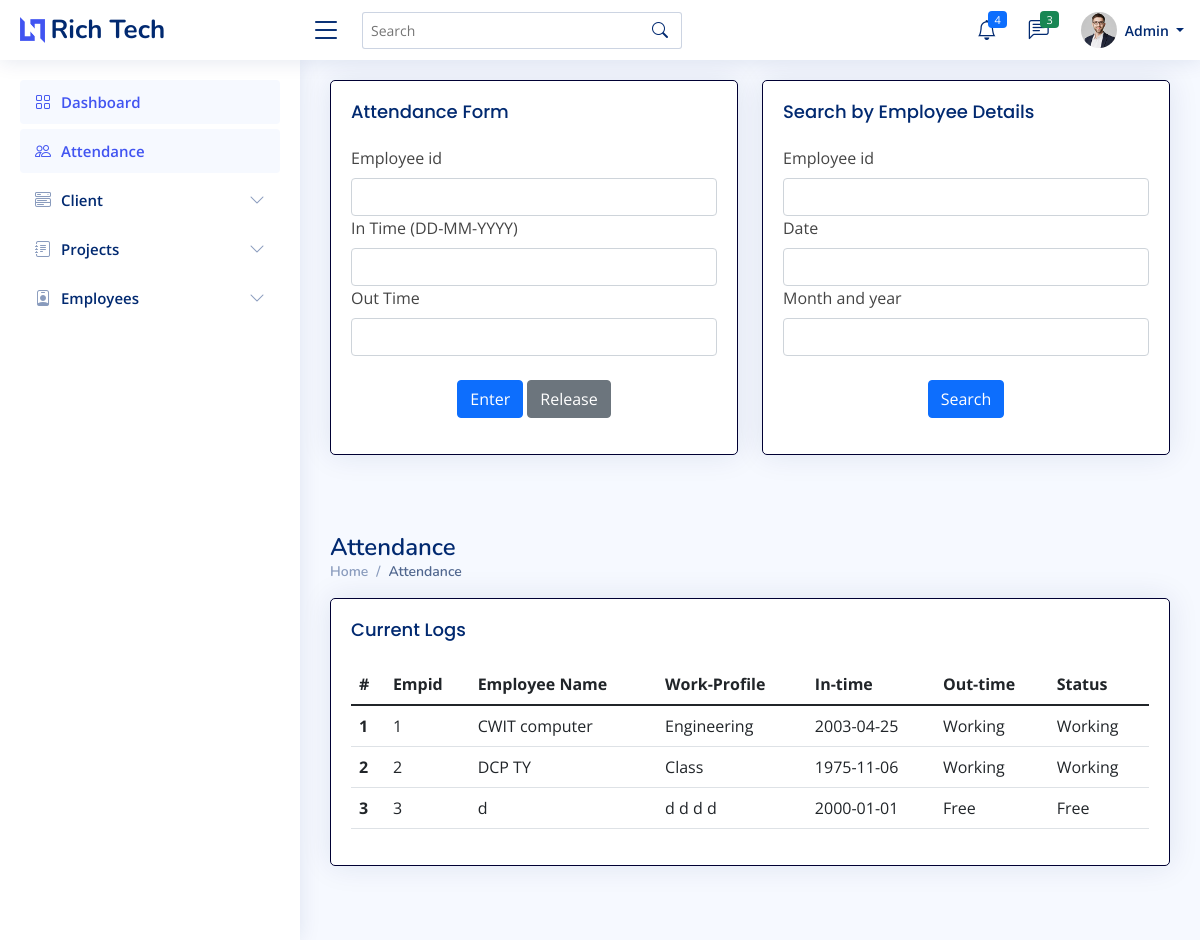
Screenshot of /admin/attendance.php (signed in) with the database file from the repository.
### tables this page shows
CREATE TABLE `empt` (
  `Id` int(7) NOT NULL,
  `uname` varchar(255) NOT NULL,
  `empid` varchar(255) NOT NULL,
  `ename` varchar(255) NOT NULL,
  `email` varchar(255) NOT NULL,
  `mobile` varchar(14) NOT NULL,
  `dob` datetime NOT NULL,
  `eaddress` varchar(255) NOT NULL,
  `pphoto` longblob NOT NULL,
  `cv` longblob NOT NULL,
  `bio` longtext NOT NULL,
  `github` varchar(255) NOT NULL,
  `twitter` varchar(255) NOT NULL,
  `insta` varchar(255) NOT NULL,
  `linkedin` varchar(255) NOT NULL,
  `wstatus` varchar(20) NOT NULL
);

### admin/attendance.php (the view, shortened to what this page needs)
<?php
    if ($_SESSION['erole']=="admin"){
    ?>
<!DOCTYPE html>
<html lang="en">
    <head>
        <link href="../assets/vendor/bootstrap/css/bootstrap.min.css" rel="stylesheet">
        <link href="../assets/vendor/bootstrap-icons/bootstrap-icons.css" rel="stylesheet">
        <link href="../assets/vendor/boxicons/css/boxicons.min.css" rel="stylesheet">
        <link href="../assets/vendor/quill/quill.snow.css" rel="stylesheet">
        <link href="../assets/vendor/quill/quill.bubble.css" rel="stylesheet">
        <link href="../assets/vendor/remixicon/remixicon.css" rel="stylesheet">
        <link href="../assets/vendor/simple-datatables/style.css" rel="stylesheet">
        <link href="../assets/css/style.css" rel="stylesheet">
    </head>
    <body>
        <?php include 'imports/nav-admin.php'; ?>
        <main id="main" class="main">
            <div class="row">
            <div class="col-lg-6 col-md-6" style="float:left; width:50%;">
                <div class="card" >
                    <div class="card-body">
                        <h5 class="card-title">Attendance Form</h5>
                        <form class="row mb-3">
                            <div class="col-12">
                                <label for="inputNanme4" class="form-label">Employee id</label>
                                <input type="text" class="form-control" id="inputNanme4">
                            </div>
                            <div class="col-12">
                                <label for="inputPassword4" class="form-label">In Time (DD-MM-YYYY)</label>
                                <input type="text" class="form-control" id="inputPassword4">
                            </div>
                            <div class="col-12">
                                <label for="inputPassword4" class="form-label">Out Time</label>
                                <input type="text" class="form-control" id="inputPassword4">
                            </div>
                            <div class="text-center">
                                <br>
                                <button type="submit" class="btn btn-primary">Enter</button>
                                <button type="reset" class="btn btn-secondary">Release</button>
                            </div>
                        </form>
                    </div>
                </div>
            </div>
            <div class="col-lg-6 col-md-6" style="float:right;">
                <div class="card">
                    <div class="card-body">
                        <h5 class="card-title">Search by Employee Details</h5>
                        <form class="row mb-3">
                            <div class="col-12">
                                <label for="inputNanme4" class="form-label">Employee id</label>
                                <input type="text" class="form-control" id="inputNanme4">
                            </div>
                            <div class="col-12">
                                <label for="inputPassword4" class="form-label">Date</label>
                                <input type="text" class="form-control" id="inputPassword4">
                            </div>
                            <div class="col-12">
                                <label for="inputPassword4" class="form-label">Month and year</label>
                                <input type="text" class="form-control" id="inputPassword4">
                            </div>
                            <div class="text-center">
                                <br>
                                <button type="submit" class="btn btn-primary">Search</button>
                            </div>
                        </form>
                    </div>
                </div>
            </div>
            </div>
            <br>
            <br>
            <div class="pagetitle">
                <h1>Attendance</h1>
                <nav>
                    <ol class="breadcrumb">
                        <li class="breadcrumb-item"><a href="index.php">Home</a></li>
                        <li class="breadcrumb-item active">Attendance</li>
                    </ol>
                </nav>
            </div>
            <section class="section dashboard">
                <div class="row">
                    <div class="col-md-12">
                        <div class="card">
                            <div class="card-body">
                                <h5 class="card-title">Current Logs</h5>
                                <?php
                                    include '../imports/config.php';
                                    $conn=mysqli_connect($server_name,$username,$password,$database_name);
                                    $sql_query = "SELECT * from empt";
                                    $records = mysqli_query($conn, $sql_query);
                                    $n=1;
                                    echo '<div class="table-responsive">';
                                    echo '<table class="table table-hover">';
                                        echo '<thead class="thead-dark">';
                                            echo '<tr>';
                                            echo '<th scope="col">#</th>';
                                            echo '<th scope="col">Empid</th>';
                                            echo '<th scope="col">Employee Name</th>';
                                            echo '<th scope="col">Work-Profile</th>';
                                            echo '<th scope="col">In-time</th>';
                                            echo '<th scope="col">Out-time</th>';
                                            echo '<th scope="col">Status</th>';
                                            echo '</tr>';
                                        echo '</thead>';
                                        echo '<tbody>';
                                        while($data = mysqli_fetch_array($records)){
                                            $empid=$data['empid'];
                                            $ename=$data['ename'];
                                            $dob=$data['dob'];
                                            $bio=$data['bio'];
                                            $wstatus=$data['wstatus'];
                                            $dob1=explode(" ",$dob);
                                            $dob=$dob1[0];
                                            echo '<tr>
                                                    <th scope="row">'.$n.'</th>
                                                    <td>'.$empid.'</td>
                                                    <td>'.$ename.'</td>
                                                    <td>'.$bio.'</td>
                                                    <td>'.$dob.'</td>
                                                    <td>'.$wstatus.'</td>
                                                    <td>'.$wstatus.'</td>
                                                    </tr>';
                                            $n+=1;
                                        }
                                        echo '</tbody>
                                        </table>';
                                        echo '</div>';
                                    ?>
                            </div>
                        </div>
                    </div>
                </div>
            </section>
        </main>
    </body>
</html>
<?php
    }
    else{
    ob_start();
    header('Location: '.'../index.php');
    ob_end_flush();
    die();
    }
    ?>

### admin/imports/nav-admin.php (shortened to what this page needs)
<header id="header" class="header fixed-top d-flex align-items-center">
  <div class="d-flex align-items-center justify-content-between">
    <a href="index.php" class="logo d-flex align-items-center">
      <img src="../assets/img/logo.png" alt="">
      <span class="d-none d-lg-block">Rich Tech</span>
    </a>
    <i class="bi bi-list toggle-sidebar-btn"></i>
  </div>
  <div class="search-bar">
    <form class="search-form d-flex align-items-center" method="POST" action="#">
      <input type="text" name="query" placeholder="Search" title="Enter search keyword">
      <button type="submit" title="Search"><i class="bi bi-search"></i></button>
    </form>
  </div>
  <nav class="header-nav ms-auto">
    <ul class="d-flex align-items-center">
      <li class="nav-item dropdown">
        <a class="nav-link nav-icon" href="#" data-bs-toggle="dropdown">
          <i class="bi bi-bell"></i>
          <span class="badge bg-primary badge-number">4</span>
        </a>
      </li>
      <li class="nav-item dropdown">
        <a class="nav-link nav-icon" href="#" data-bs-toggle="dropdown">
          <i class="bi bi-chat-left-text"></i>
          <span class="badge bg-success badge-number">3</span>
        </a>
      </li>
      <li class="nav-item dropdown pe-3">
        <a class="nav-link nav-profile d-flex align-items-center pe-0" href="#" data-bs-toggle="dropdown">
          <img src="../assets/img/profile-img.jpg" alt="Profile" class="rounded-circle">
          <span class="d-none d-md-block dropdown-toggle ps-2"> Admin </span>
        </a>
      </li>
    </ul>
  </nav>
</header>
<aside id="sidebar" class="sidebar">
  <ul class="sidebar-nav" id="sidebar-nav">
    <li class="nav-item">
      <a class="nav-link " href="index.php">
        <i class="bi bi-grid"></i>
        <span>Dashboard</span>
      </a>
    </li>
    <li class="nav-item">
      <a class="nav-link " href="attendance.php">
        <i class="bi bi-people"></i>
        <span>Attendance</span>
      </a>
    </li>
    <li class="nav-item">
      <a class="nav-link collapsed" data-bs-target="#client-nav" data-bs-toggle="collapse" href="#">
        <i class="bi bi-menu-button-wide"></i><span>Client</span><i class="bi bi-chevron-down ms-auto"></i>
      </a>
    </li>
    <li class="nav-item">
      <a class="nav-link collapsed" data-bs-target="#projects-nav" data-bs-toggle="collapse" href="#">
        <i class="bi bi-journal-text"></i><span>Projects</span><i class="bi bi-chevron-down ms-auto"></i>
      </a>
    </li>
    <li class="nav-item">
      <a class="nav-link collapsed" data-bs-target="#employees-nav" data-bs-toggle="collapse" href="#">
        <i class="bi bi-person-badge"></i><span>Employees</span><i class="bi bi-chevron-down ms-auto"></i>
      </a>
    </li>
</aside>

### assets/css/style.css (style rules this page uses)
:root { scroll-behavior: smooth; }
body { font-family: "Open Sans", sans-serif; background: #f6f9ff; color: #444444; }
a { color: #4154f1; text-decoration: none; }
h1, h2, h3, h4, h5, h6 { font-family: "Nunito", sans-serif; }
#main { margin-top: 60px; padding: 20px 30px; transition: all 0.3s; }
.pagetitle { margin-bottom: 10px; }
.pagetitle h1 { font-size: 24px; margin-bottom: 0; font-weight: 600; color: #012970; }
.card { margin-bottom: 30px; border-width: 1px; border-color: #000033; border-radius: 5px; box-shadow: 0px 0 30px rgba(1, 41, 112, 0.1); }
.card-title { padding: 20px 0 15px 0; font-size: 18px; font-weight: 500; color: #012970; font-family: "Poppins", sans-serif; }
.card-body { padding: 0 20px 20px 20px; }
.breadcrumb { font-size: 14px; font-family: "Nunito", sans-serif; color: #899bbd; font-weight: 600; }
.breadcrumb a { color: #899bbd; transition: 0.3s; }
.breadcrumb .breadcrumb-item::before { color: #899bbd; }
.breadcrumb .active { color: #51678f; font-weight: 600; }
.logo { line-height: 1; }
@media (min-width: 1200px) { .logo { width: 280px; } }
.logo img { max-height: 26px; margin-right: 6px; }
.logo span { font-size: 26px; font-weight: 700; color: #012970; font-family: "Nunito", sans-serif; }
.header { transition: all 0.5s; z-index: 997; height: 60px; box-shadow: 0px 2px 20px rgba(1, 41, 112, 0.1); background-color: #fff; padding-left: 20px; }
.header .toggle-sidebar-btn { font-size: 32px; padding-left: 10px; cursor: pointer; color: #012970; }
.header .search-bar { min-width: 360px; padding: 0 20px; }
.header .search-form { width: 100%; }
.header .search-form input { border: 0; font-size: 14px; color: #012970; border: 1px solid rgba(1, 41, 112, 0.2); padding: 7px 38px 7px 8px; border-radius: 3px; transition: 0.3s; width: 100%; }
.header .search-form button { border: 0; padding: 0; margin-left: -30px; background: none; }
.header .search-form button i { color: #012970; }
.header-nav ul { list-style: none; }
.header-nav > ul { margin: 0; padding: 0; }
.header-nav .nav-icon { font-size: 20px; color: #012970; }
.header-nav .nav-profile { color: #012970; }
.header-nav .nav-profile img { max-height: 36px; }
.header-nav .nav-profile span { font-size: 14px; font-weight: 600; }
.header-nav .badge-number { position: absolute; inset: 4px 6px auto auto; font-weight: normal; font-size: 11px; padding: 3px 6px; }
.sidebar { position: fixed; top: 60px; left: 0; bottom: 0; width: 300px; z-index: 996; transition: all 0.3s; padding: 20px; overflow-y: auto; scrollbar-width: thin; scrollbar-color: #aab7cf transparent; box-shadow: 0px 0px 20px rgba(1, 41, 112, 0.1); background-color: #fff; }
@media (min-width: 1200px) { #main, #footer { margin-left: 300px; } }
.sidebar-nav { padding: 0; margin: 0; list-style: none; }
.sidebar-nav li { padding: 0; margin: 0; list-style: none; }
.sidebar-nav .nav-item { margin-bottom: 5px; }
.sidebar-nav .nav-link { display: flex; align-items: center; font-size: 15px; font-weight: 600; color: #4154f1; transition: 0.3; background: #f6f9ff; padding: 10px 15px; border-radius: 4px; }
.sidebar-nav .nav-link i { font-size: 16px; margin-right: 10px; color: #4154f1; }
.sidebar-nav .nav-link.collapsed { color: #012970; background: #fff; }
.sidebar-nav .nav-link.collapsed i { color: #899bbd; }
.sidebar-nav .nav-link .bi-chevron-down { margin-right: 0; transition: transform 0.2s ease-in-out; }

### rows the page displays
empt: empid "1", ename "CWIT computer", bio "Engineering", dob "2003-04-25", wstatus "Working"
empt: empid "2", ename "DCP TY", bio "Class", dob "1975-11-06", wstatus "Working"
empt: empid "3", ename "d", bio "d d d d", dob "2000-01-01", wstatus "Free"
